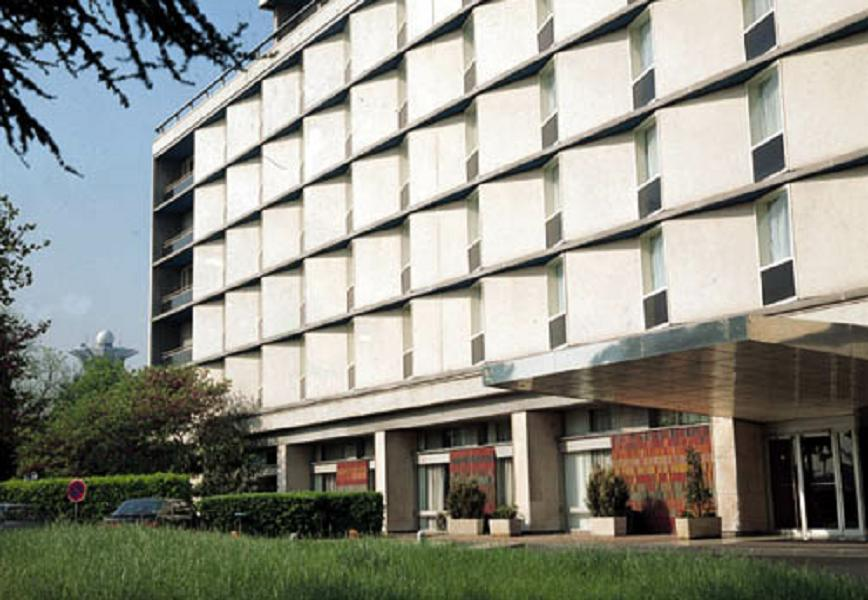
#> input picture ch03_edges/building.jpg, 868 x 600 px
$ jupyter execute Sobel.ipynb   (older library calls are emulated)
#> lines starting #> are read from the running program, lines starting #| are printed output that depends on the picture; after the words box and inside, x2 and y2 are one past the last pixel; in counts of white or black regions, pixels touching at a corner belong together; long printed decimals are rounded
[cell 1]
import cv2
import numpy as np
import matplotlib.pyplot as plt

[cell 2]
src = cv2.imread('./building.jpg', cv2.IMREAD_GRAYSCALE)
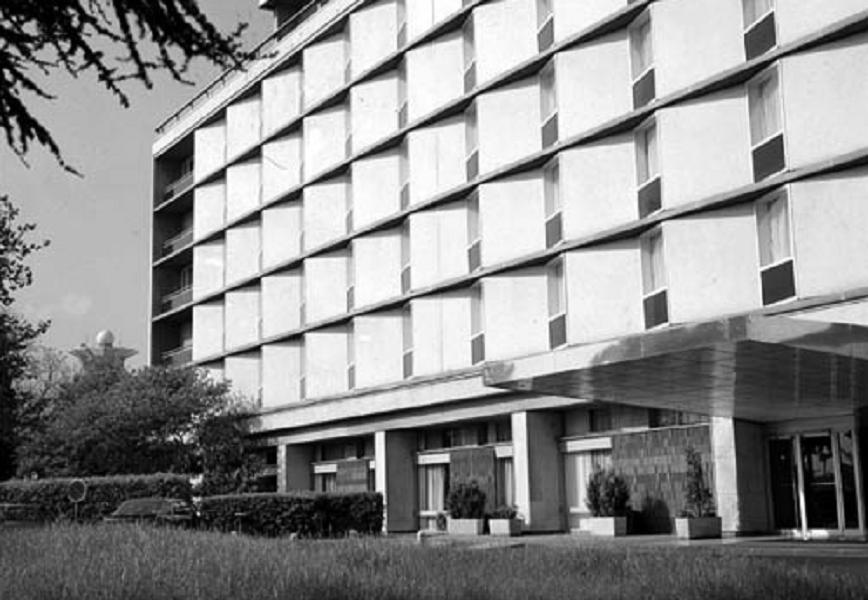
#> src: shape (600, 868); min 0, max 255, mean 142.3

[cell 3]
plt.imshow(src, cmap='gray')

[cell 4]
gx = cv2.Sobel(src, cv2.CV_32F, 1, 0, ksize = 3)  # x order = 1 only
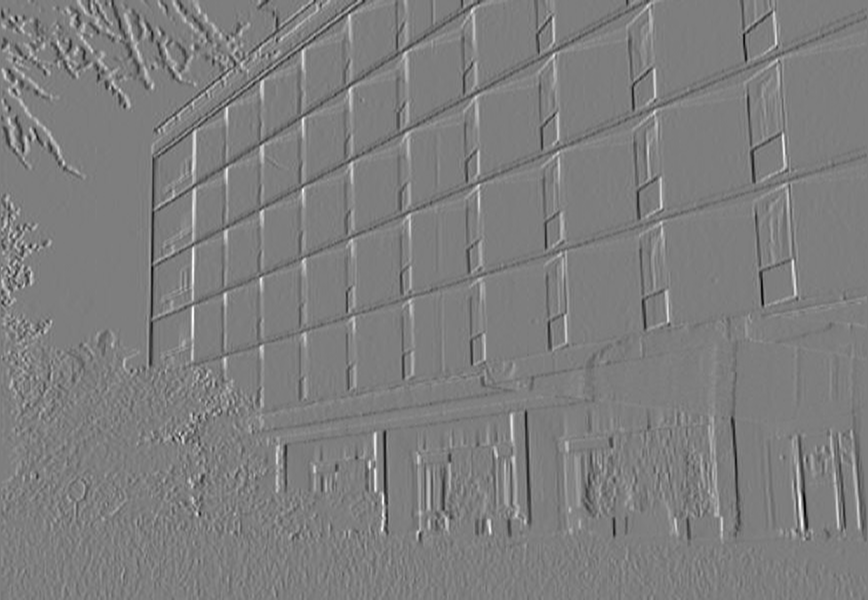
#> gx: shape (600, 868) float32; min -755, max 770, mean 0.5; drawn with min black and max white
gy = cv2.Sobel(src, cv2.CV_32F, 0, 1, ksize = 3)  # y
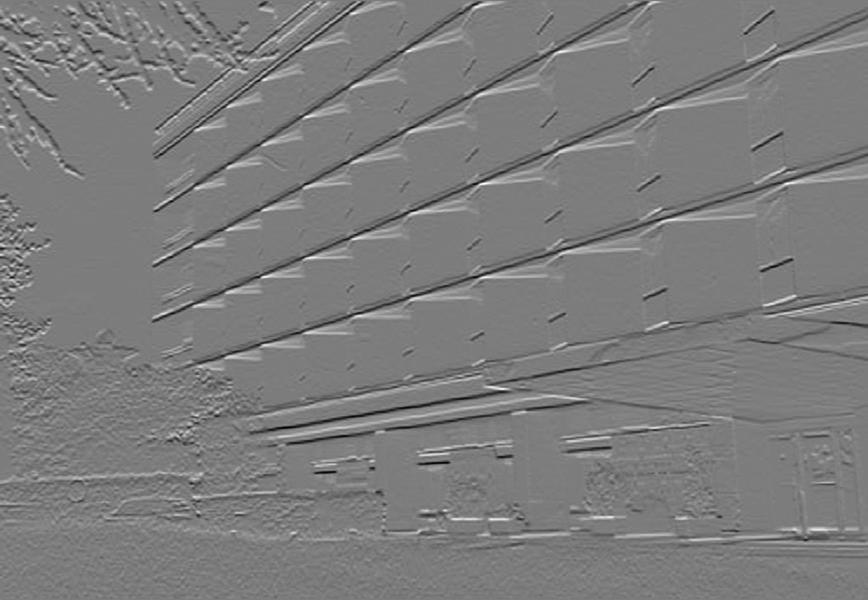
#> gy: shape (600, 868) float32; min -728, max 759, mean -1.3; drawn with min black and max white
print("gx:", gx.dtype, gx.shape)
#| gx: float32 (600, 868)

[cell 5]
plt.subplot(1,2,1), plt.imshow(gx, cmap='gray')
plt.subplot(1,2,2), plt.imshow(gy, cmap='gray')
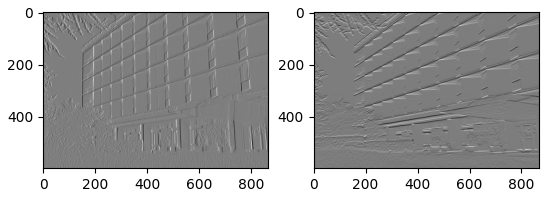
#> figure drawn by matplotlib, 2 panels

[cell 6]
dstM   = cv2.magnitude(gx, gy)
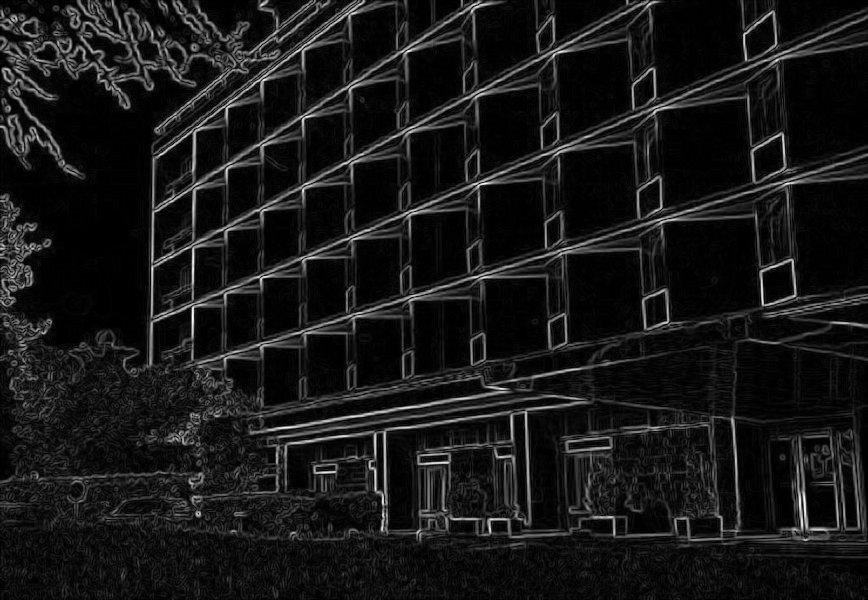
#> dstM: shape (600, 868) float32; min 0, max 771.3, mean 73.5; drawn with min black and max white
minVal, maxVal, minLoc, maxLoc = cv2.minMaxLoc(dstM)
#> minVal = 0; maxVal = 771.3; minLoc = (0, 0); maxLoc = (485, 183)
print('mag:', minVal, maxVal, minLoc, maxLoc)
#| mag: 0.0 771.265 (0, 0) (485, 183)

[cell 7]
dstM[181:185, 484:487]
#> Out = [[375.9, 196.2, 38], [264.5, 401.8, 487.4], [767.6, 771.3, 731.1], [558.7, 482.8, 398.6]]

[cell 8]
angles = np.arctan(gy/gx)
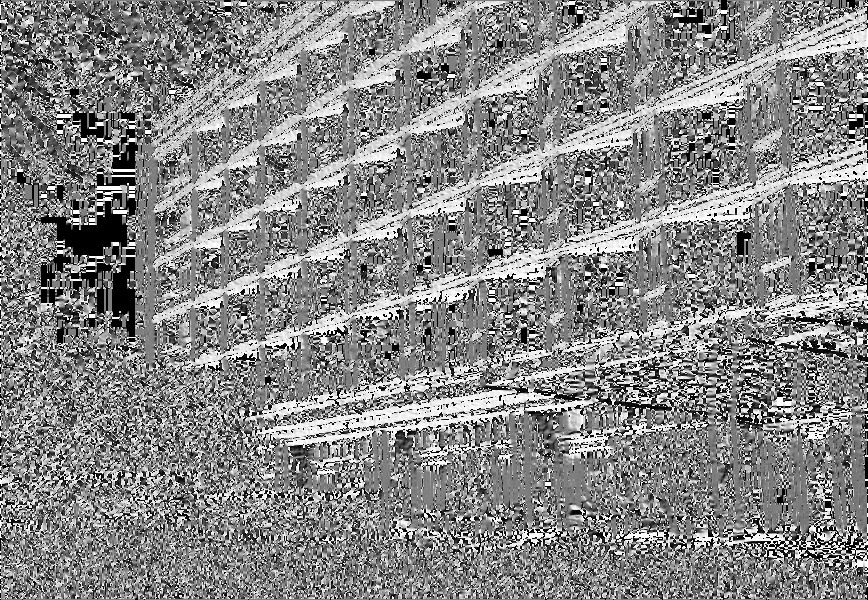
#> angles: shape (600, 868) float32; 2.55% of the values are NaN or infinite; the others: min -1.57, max 1.57, mean 0.127; drawn with min black, max white, NaN and infinite black

[cell 9]
angles

[cell 10]
np.nan_to_num(angles, copy= False, nan=0.0) # replace by zero
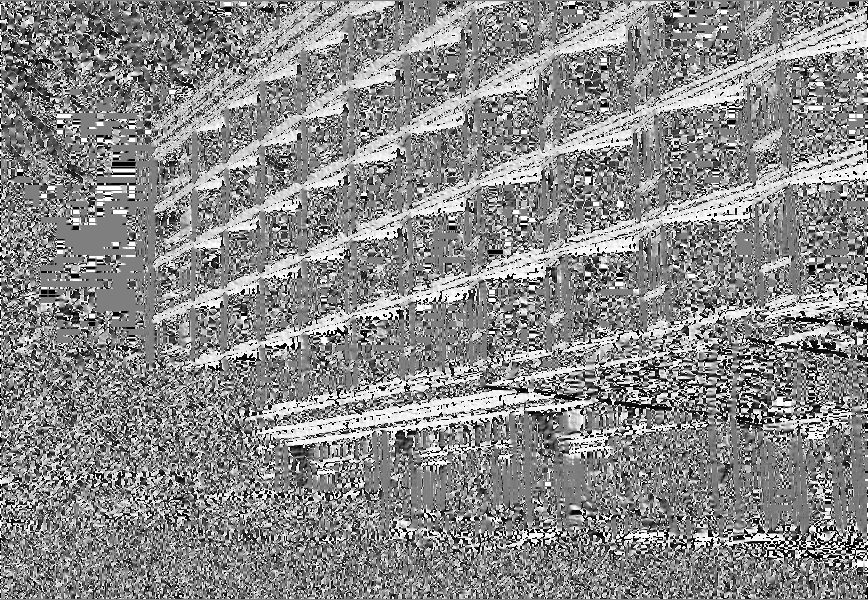
#> angles: shape (600, 868) float32; 2.55% of pixels changed, all inside (x1, y1, x2, y2) = (0, 0, 868, 600); drawn with min black and max white

[cell 11]
print(cv2.minMaxLoc(angles))
#| (-1.571, 1.571, (24, 1), (183, 1))

[cell 12]
angles = angles/np.pi*180.0

[cell 13]
dstAngles  = np.zeros([angles.shape[0], angles.shape[1]], dtype = np.uint8)

# Quantization by conditional indexing (much faster than for-loop
dstAngles[ angles < -67.5 ] = 1
dstAngles[ (angles >= -67.5) & (angles < -22.5) ] = 2
dstAngles[ (angles >= -22.5) & (angles < 22.5)  ] = 3
dstAngles[ (angles >= 22.5)  & (angles < 67.5)  ] = 4
dstAngles[ angles >= 67.5 ] = 5

[cell 14]

dstAngles[dstM < 30] = 0  # masking non edge

[cell 15]
dstX = cv2.sqrt(gx)
dstY = cv2.sqrt(gy)
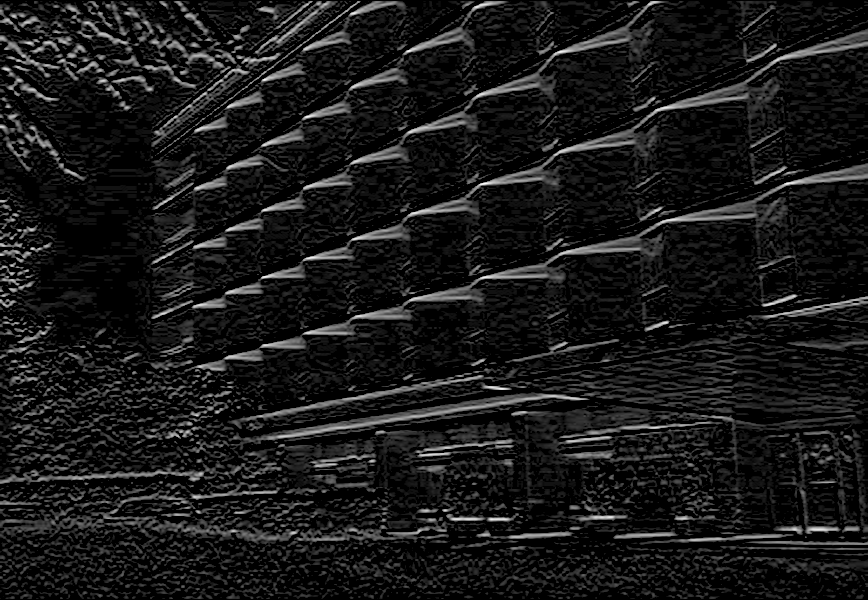
#> dstY: shape (600, 868) float32; 45.22% of the values are NaN or infinite; the others: min 0, max 27.55, mean 4.8; drawn with min black, max white, NaN and infinite black
dstX = cv2.normalize(dstX, None, 0, 255, cv2.NORM_MINMAX, dtype=cv2.CV_8U)
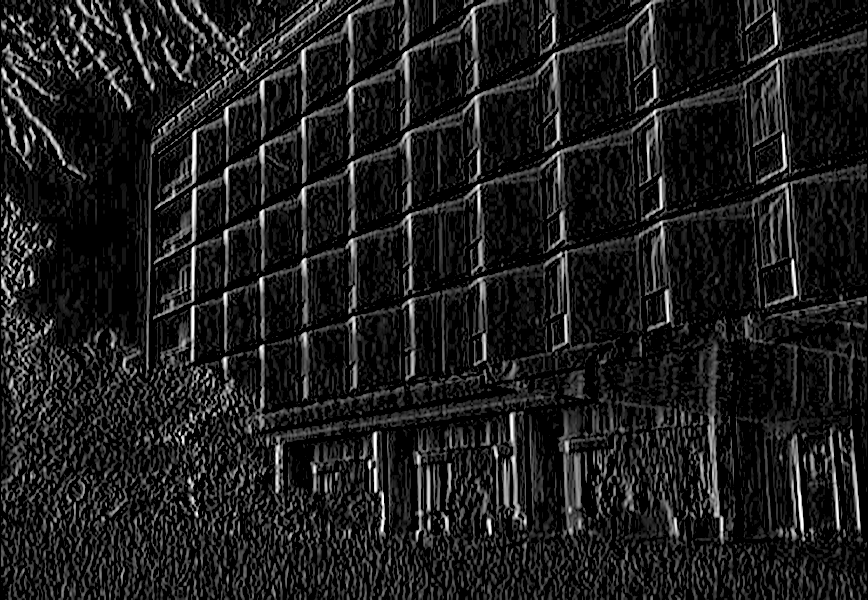
#> dstX: shape (600, 868); min 0, max 255, mean 28.5
dstY = cv2.normalize(dstY, None, 0, 255, cv2.NORM_MINMAX, dtype=cv2.CV_8U)
dstM = cv2.normalize(dstM, None, 0, 255, cv2.NORM_MINMAX, dtype=cv2.CV_8U)

#plt.subplot(5,2,1), plt.imshow(src, cmap ='gray'), plt.title('src'), plt.axis('off')
#plt.subplot(5,2,2), plt.imshow(dstX, cmap ='gray'), plt.title('dx'), plt.axis('off')
#plt.subplot(5,2,3), plt.imshow(dstY, cmap ='gray'), plt.title('dy'), plt.axis('off')
#plt.subplot(5,2,4),
plt.imshow(dstM, cmap ='gray'), plt.title('mag'), plt.axis('off')

[cell 16]
t = dstAngles.copy()
t[dstAngles != 1] = 0
plt.subplot(3,2,1), plt.imshow(t, cmap ='gray'), plt.title('angle <-67 '), plt.axis('off')
t = dstAngles.copy()
t[dstAngles != 2] = 0
plt.subplot(3,2,2), plt.imshow(t, cmap ='gray'), plt.title('angle < -22.5'), plt.axis('off')
t = dstAngles.copy()
t[dstAngles != 3] = 0
plt.subplot(3,2,3), plt.imshow(t, cmap ='gray'), plt.title('angle < 22.5'), plt.axis('off')
t = dstAngles.copy()
t[dstAngles != 4] = 0
plt.subplot(3,2,4), plt.imshow(t, cmap ='gray'), plt.title('angle < 67.5'), plt.axis('off')
t = dstAngles.copy()

t[dstAngles != 5] = 0
#plt.subplot(3,2,5),
plt.imshow(t, cmap ='gray'), plt.title('angle > 67.5'), plt.axis('off')
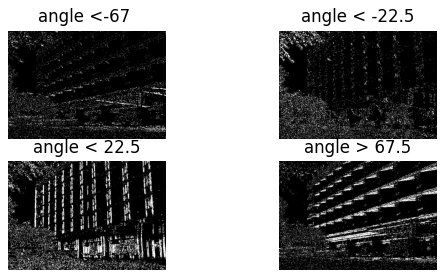
#> figure drawn by matplotlib, 4 panels

$ run again, with ch03_edges/lane.jpg copied over ch03_edges/building.jpg
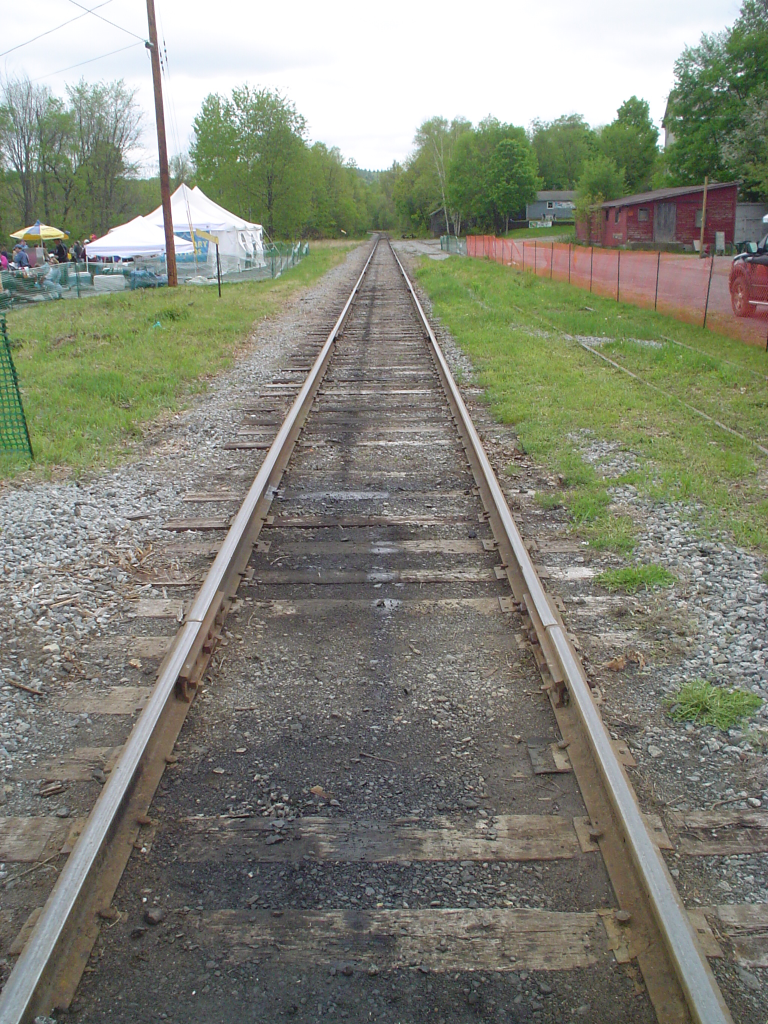
#> input picture ch03_edges/lane.jpg, 1536 x 2048 px (shown at 1/2 size)
#| gx: float32 (2048, 1536)
#> `dstM   = cv2.magnitude(gx, gy)`:
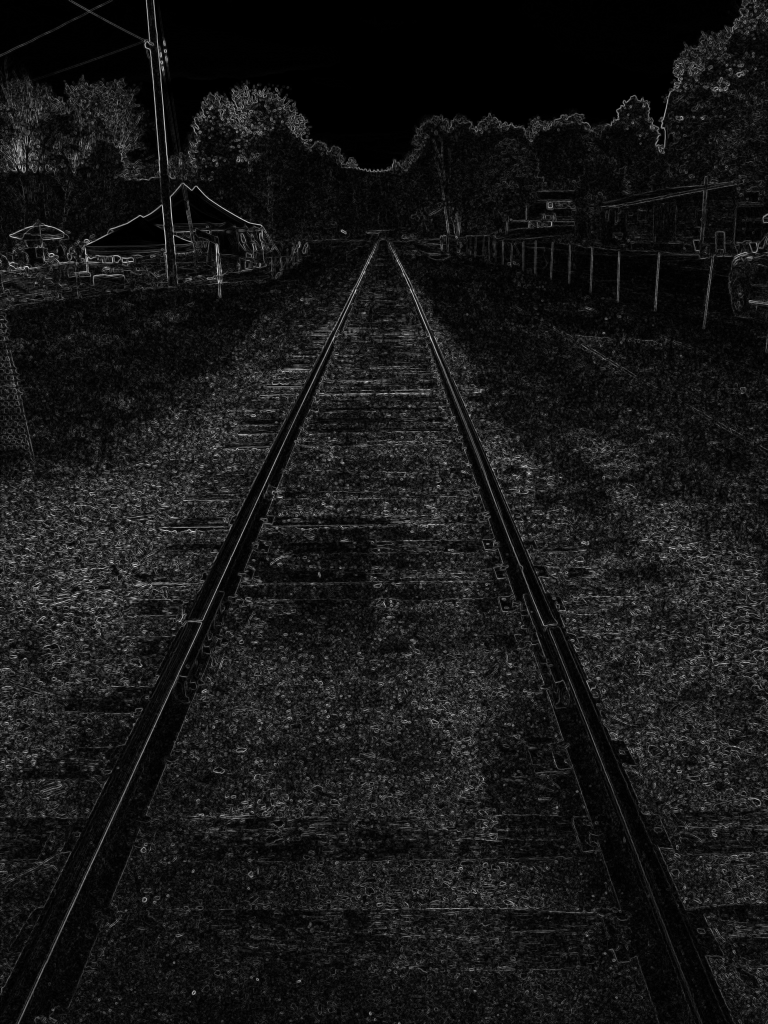
#> dstM: shape (2048, 1536) float32 (shown at 1/2 size); min 0, max 812.8, mean 73.4; drawn with min black and max white
#> minVal = 0; maxVal = 812.8; minLoc = (0, 0); maxLoc = (259, 1040)
#| mag: 0.0 812.804 (0, 0) (259, 1040)
#> Out = [[275.3, 139.1, 208.4], [266.1, 205.3, 160.2], [145.1, 212.5, 176.6], [18.6, 98.84, 195.7]]
#| (-1.571, 1.571, (4, 1), (80, 1))
#> `[cell 16] t = dstAngles.copy() t[dstAngles != 1] = 0 plt.subplot(3,2,1..`:
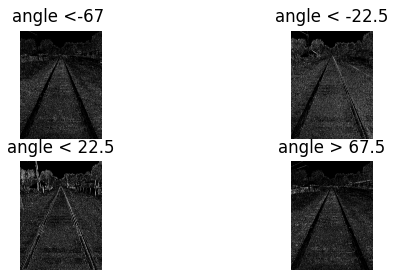
#> figure drawn by matplotlib, 4 panels
